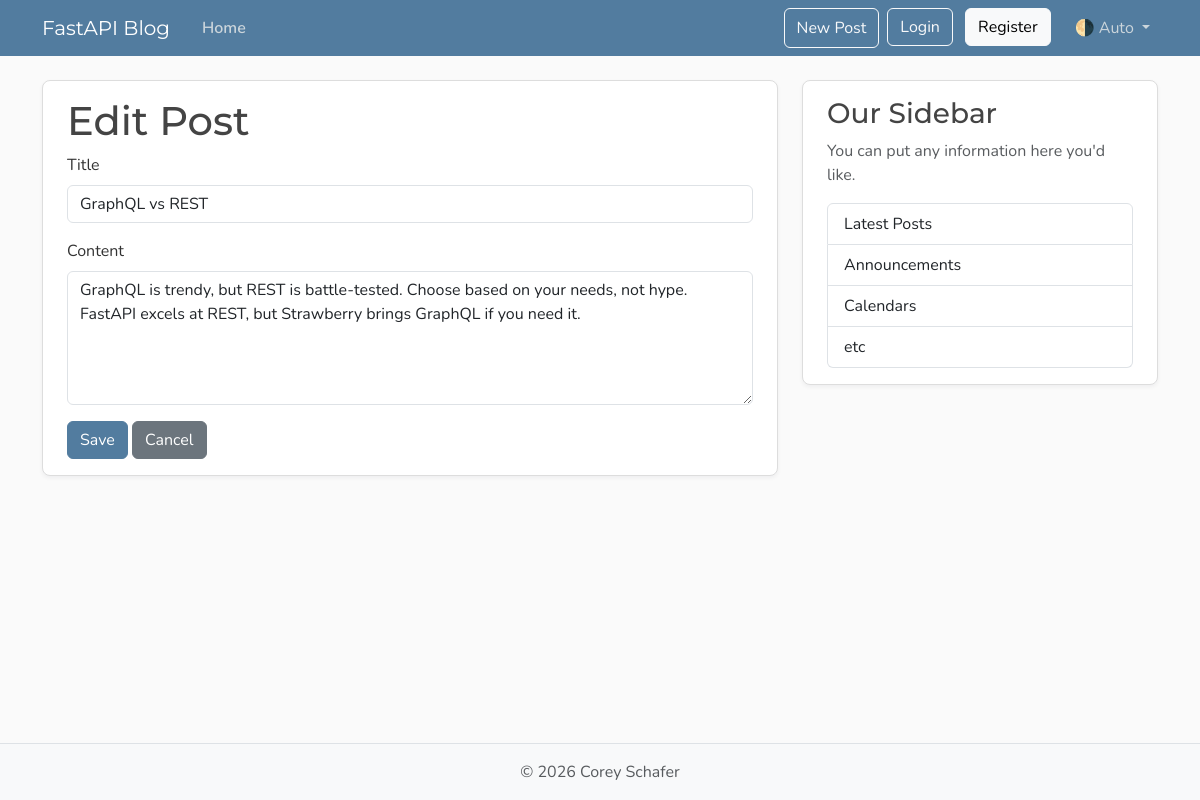
The page /posts/3/edit on the database its author committed.
### models.py (models this page shows)
class Post(Base):
    __tablename__ = "posts"
    id: Mapped[int] = mapped_column(Integer, primary_key=True, index=True)
    title: Mapped[str] = mapped_column(String(100), nullable=False)
    content: Mapped[str] = mapped_column(Text, nullable=False)
    user_id: Mapped[int] = mapped_column(
        ForeignKey("users.id"),
        nullable=False,
        index=True,
    )
    date_posted: Mapped[datetime] = mapped_column(
        DateTime(timezone=True),
        default=lambda: datetime.now(UTC),
    )
    author: Mapped[User] = relationship(back_populates="posts")

### main.py (the view)
@app.get(
    "/posts/{post_id}/edit",
    include_in_schema=False,
    name="edit_post",
)
async def edit_post(
    request: Request,
    post_id: int,
    db: Annotated[AsyncSession, Depends(get_db)],
):
    result = await db.execute(
        select(models.Post).where(models.Post.id == post_id)
    )
    post = result.scalars().first()
    if not post:
        raise HTTPException(
            status_code=status.HTTP_404_NOT_FOUND,
            detail="Post not found",
        )
    return templates.TemplateResponse(
        request,
        "edit_post.html",
        {
            "post": post,
            "title": "Edit Post",
        },
    )

### templates/edit_post.html
{% extends "layout.html" %}
{% block content %}
<div class="content-section py-3 px-4">
    <h1>Edit Post</h1>
    <form method="POST" action="/posts/{{ post.id }}/edit">
        <div class="mb-3">
            <label for="title" class="form-label">Title</label>
            <input type="text" class="form-control" id="title" name="title" value="{{ post.title }}" required>
        </div>
        <div class="mb-3">
            <label for="content" class="form-label">Content</label>
            <textarea class="form-control" id="content" name="content" rows="5" required>{{ post.content }}</textarea>
        </div>
        <button type="submit" class="btn btn-primary">Save</button>
        <a href="{{ url_for('post_page', post_id=post.id) }}" class="btn btn-secondary">Cancel</a>
    </form>
</div>
{% endblock content %}

### static/css/main.css (style rules this page uses)
:root { --font-heading: "Montserrat", system-ui, -apple-system, BlinkMacSystemFont, sans-serif; --font-body: "Nunito", system-ui, -apple-system, BlinkMacSystemFont, sans-serif; --color-bg-body: #fafafa; --color-bg-content: #ffffff; --color-text-primary: #333333; --color-text-heading: #444444; --color-steel: #527c9f; --color-nav-link: #cbd5db; --color-nav-link-hover: #ffffff; --color-link-hover: #428bca; --color-border: #dddddd; --color-border-light: #e3e3e3; --spacing-xl: 5rem; --article-img-size: 4rem; --account-img-size: 7.813rem; }
body { font-family: var(--font-body); background: var(--color-bg-body); color: var(--color-text-primary); }
h1, h2, h3, h4, h5, h6 { font-family: var(--font-heading); color: var(--color-text-heading); }
a { text-decoration: none; }
.content-section { background: var(--color-bg-content); border: 1px solid var(--color-border); border-radius: 0.5rem; box-shadow: 0 2px 4px rgba(15, 23, 42, 0.05); transition: box-shadow 0.15s ease, transform 0.15s ease, border-color 0.15s ease; }
.btn-primary { --bs-btn-color: #fff; --bs-btn-bg: #527c9f; --bs-btn-border-color: #527c9f; --bs-btn-hover-color: #fff; --bs-btn-hover-bg: #466a87; --bs-btn-hover-border-color: #3f6179; --bs-btn-active-color: #fff; --bs-btn-active-bg: #3f6179; --bs-btn-active-border-color: #3a5b72; }

### rows shown on the page
Post: title "GraphQL vs REST", content "GraphQL is trendy, but REST is battle-tested. Choose based on your needs, not hype. FastAPI excels at REST, but Strawberry brings GraphQL if you need it."
